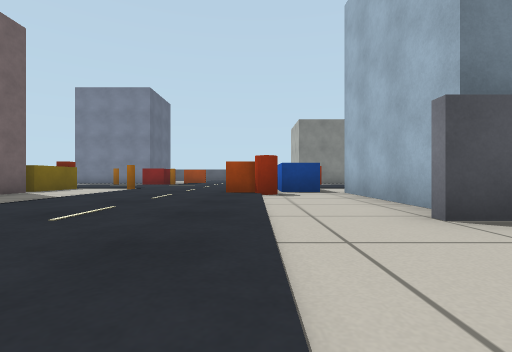
[1] (above)

18 first-person views from a walk through a world built for the Gazebo simulator. The camera is 0.33 m above the floor, looks level and sees 85° across. The floor is counted in squares, 1 m on a side. Each view is taken from the middle of a square. On the plan, view 1 faces up. The plan holds only what a view shows up to about 9 squares ahead; the rest is blank.

[2]
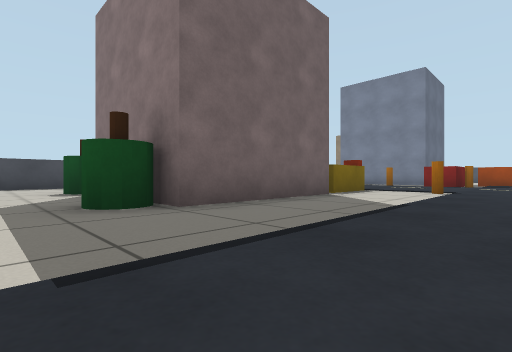

[3]
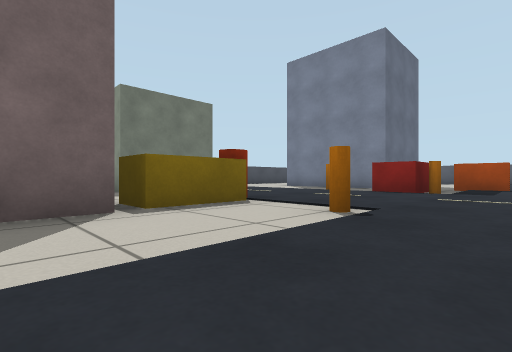

[4]
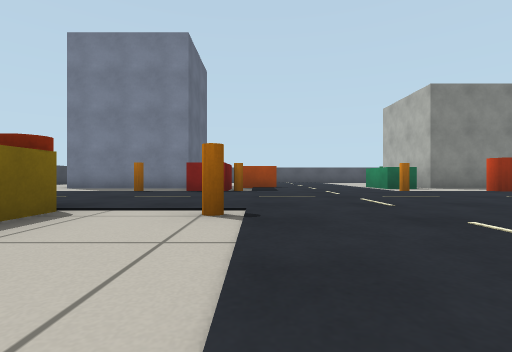

[5]
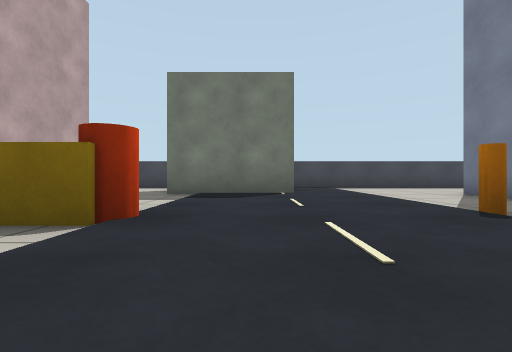

[6]
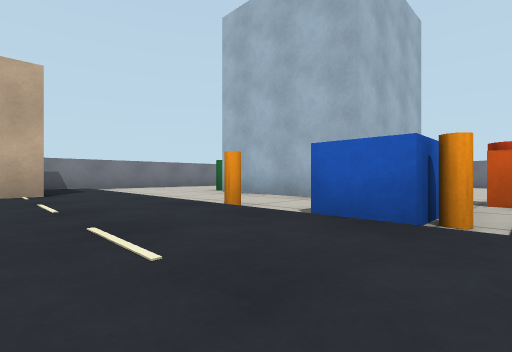

[7]
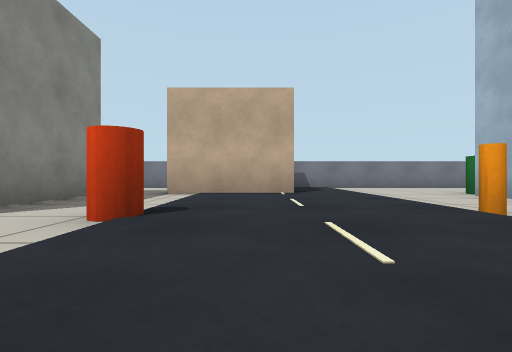

[8]
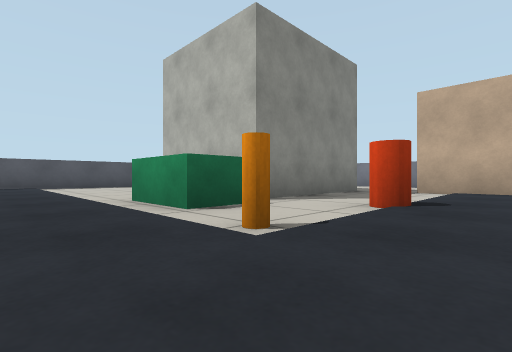

[9]
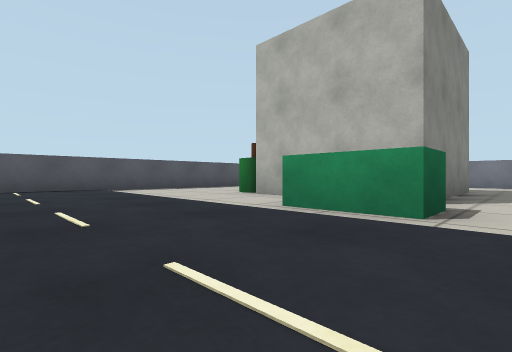

[10]
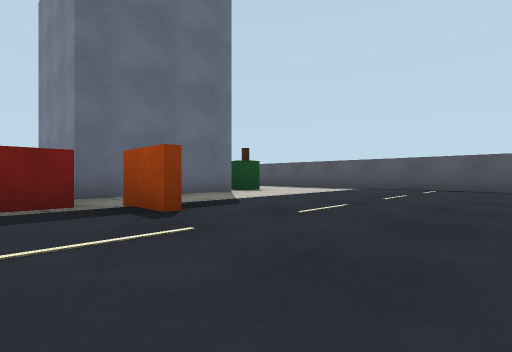

[11]
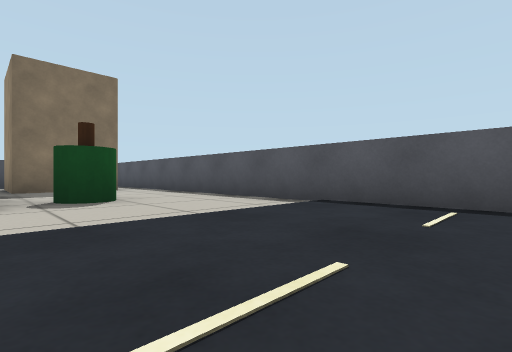

[12]
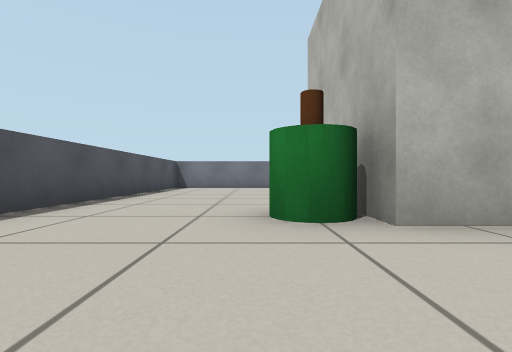

[13]
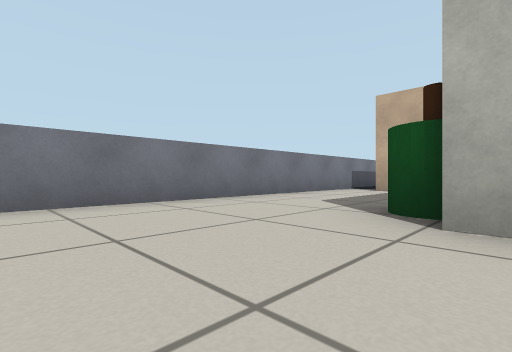

[14]
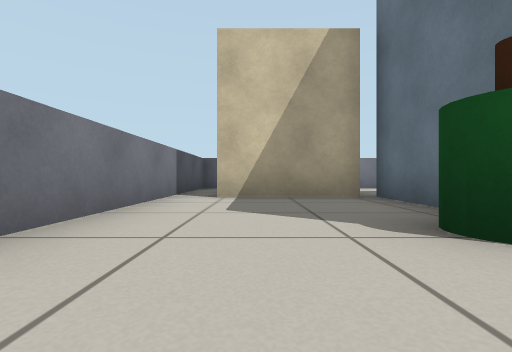

[15]
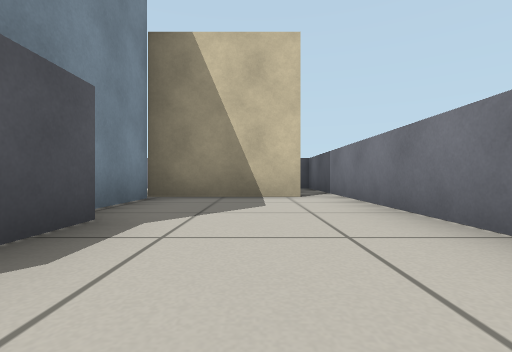

[16]
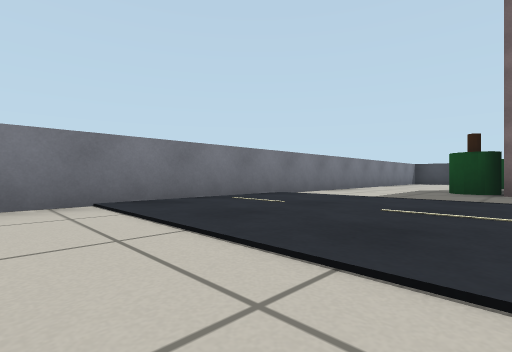

[17]
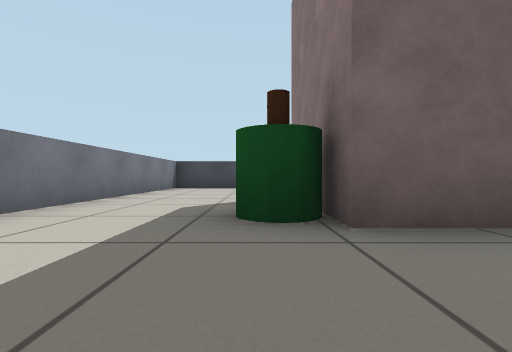

[18]
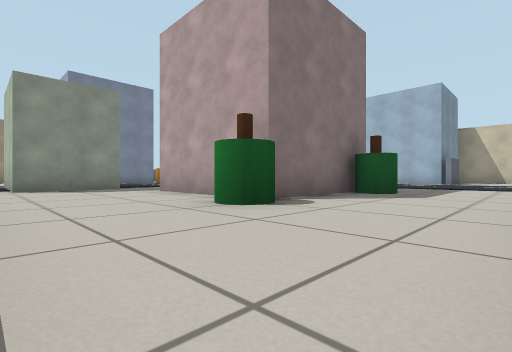

### Floor plan
Key: @ floor where view 1 was taken; # wall or solid block; . main floor; : floor 0.05 m higher than the main floor; B barrel; C orange cylinder; L blue box; Y yellow box; A barrier; U building; R red box; G green cylinder; E green box.
Columns run from 12 left of view 1 to 9 right of it. Each row starts with its distance up from view 1.
 20   ####################
 19   .......::::........#
 18    U.....::::........#
 17 # UUU.GG.::::..G.....#
 16 # ..   U.::::.GGUU...#
 15 #.     U.::::.U  GG..#
 14 #..    U.::::EU   ...#
 13 #...UUUURA:::EUUUU...#
 12 #.......R::::.....UU.#
 11 #:::::C:RC::C:B:::U :#
 10 #:UU::::::::::::::U  #
  9   UU:::::::::::::::::#
  8  :UU:::B:C::CL:C:::::#
  7  .....YY.::::L.......#
  6 #...UUYY.::ABLUUUG...#
  5 #...U  U.::::.U  GG..#
  4 #...U  U.::::.U  U...#
  3 #..GGUUU.::::.UUUU...#
  2 #..G..GG.::::.##.UUU.#
  1 #........::::.....U .#
  0 #........:::@........#
 -1 ######################

Where each view was taken, in squares from view 1:
view 1: 0 up, 0 right, facing up
view 2: 1 up, 2 left, facing up-left
view 3: 5 up, 2 left, facing up-left
view 4: 5 up, 3 left, facing up
view 5: 9 up, 3 left, facing left
view 6: 10 up, 0 right, facing down-right
view 7: 10 up, 0 right, facing right
view 8: 10 up, 1 left, facing up-right
view 9: 12 up, 2 left, facing up-right
view 10: 12 up, 0 right, facing up-left
view 11: 16 up, 1 left, facing up-left
view 12: 17 up, 0 right, facing right
view 13: 18 up, 5 right, facing down-right
view 14: 7 up, 7 right, facing down
view 15: 1 up, 1 right, facing right
view 16: 3 up, 1 right, facing down-left
view 17: 2 up, 3 left, facing left
view 18: 0 up, 11 left, facing up-right
